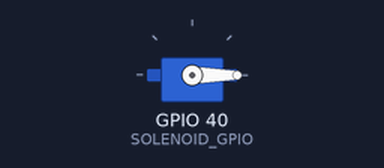
Bench run of a sketch on a simulated ESP32. On the bench: servo.

Above: at 0.05 s.
At 1.5 s:
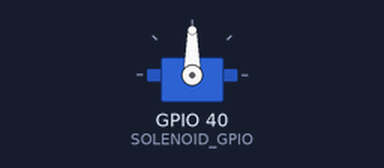
At 3.0 s:
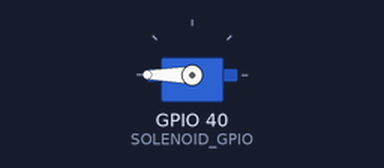
Timing chart, 0 to 6.9 s (numbered marks = the images above):
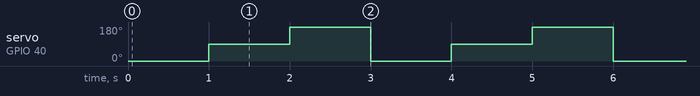

The sketch:

servo_test.ino
```cpp
#include <ESP32Servo.h>

const int SOLENOID_GPIO = 40;
Servo myServo;  // Create a Servo object

void setup() {
  Serial.begin(115200);
  myServo.attach(SOLENOID_GPIO);  // Attach the servo to pin 9
}

void loop() {
  // Move the servo to 0 degrees
  myServo.write(0);
  delay(1000);  // Wait for 1 second

  // Move the servo to 90 degrees
  myServo.write(90);
  delay(1000);  // Wait for 1 second

  // Move the servo to 180 degrees
  myServo.write(180);
  delay(1000);  // Wait for 1 second
}
```

Measured:
- by itself, servo on GPIO 40 (SOLENOID_GPIO): repeats every 3.0 s: 180° 1.0 s, 0° 1.0 s, 90° 1.0 s
